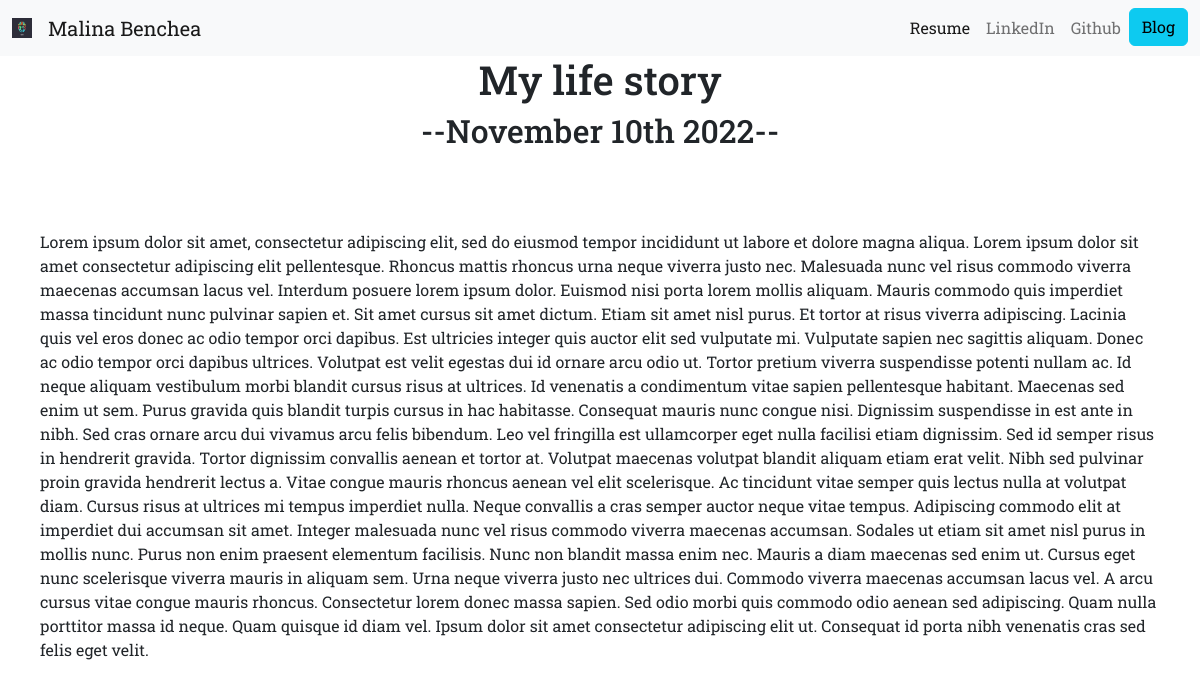
The page /blog/6/ on the database its author committed.
### blog/models.py (models this page shows, shortened)
class Blog(models.Model):
    title = models.CharField(max_length=100)
    description = models.TextField(max_length=5000)
    date = models.DateField(max_length=20)

### blog/views.py (the view)
# urls.py: path('<int:blog_id>/', views.detail, name='detail'),
def detail(request, blog_id):
    blog = get_object_or_404(Blog, pk=blog_id)
    return render(request, 'blog/detail.html',{'blog':blog})

### blog/templates/blog/detail.html
{% extends 'portfolio/base.html'%}
{% block content %}
<div class="text-center">
  <h1>{{ blog.title }}</h1>
  <h2>--{{ blog.date|date:'F jS Y'}}--</h2>
</div>
<div class="blogs_text">
  {{ blog.description|safe}}
</div>
{% endblock %}

### portfolio/static/portfolio/style.css (style rules this page uses)
body { font-family: 'Roboto Slab', serif; }
.blogs_text { margin-top: 80px; margin-bottom: 80px; margin-right: 40px; margin-left: 40px; }

### rows shown on the page
Blog: title "My life story", date "November 10th 2022", description "Lorem ipsum dolor sit amet, consectetur adipiscing elit, sed do eiusmod tempor incididunt ut labore et dolore magna aliqua. Lorem ipsum dolor sit amet consectetur adipiscing elit pellentesque. Rhoncus mattis rhoncus urna neque viverra justo nec. Malesuada nunc vel risus commodo viverra maecenas accumsan lacus vel. Interdum posuere lorem ipsum dolor. Euismod nisi porta lorem mollis aliquam. Mauris commodo quis imperdiet massa tincidunt nunc pulvinar sapien et. Sit amet cursus sit amet dictum. Etiam sit amet nisl purus. Et tortor at risus viverra adipiscing. Lacinia quis vel eros donec ac odio tempor orci dapibus. Est ultricies integer quis auctor elit sed vulputate mi. Vulputate sapien nec…"
